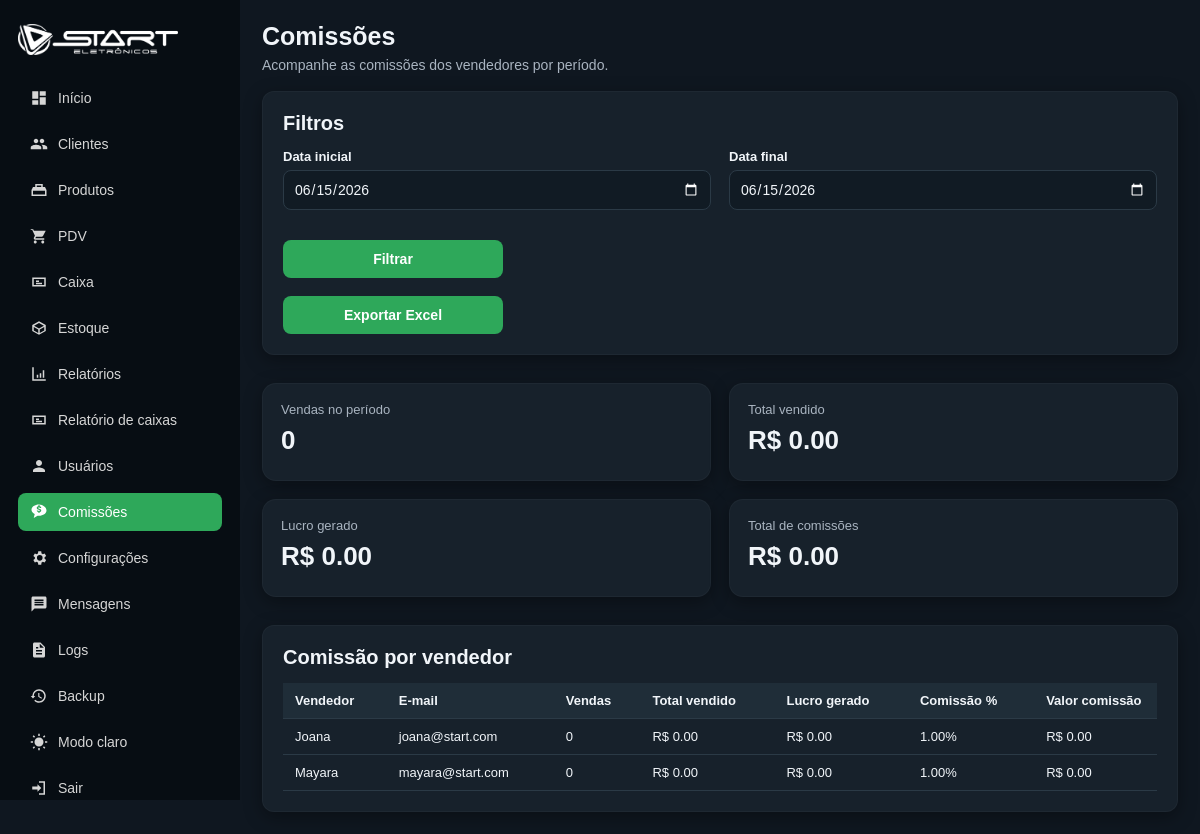
The page /comissoes (signed in) on the database as committed earlier.
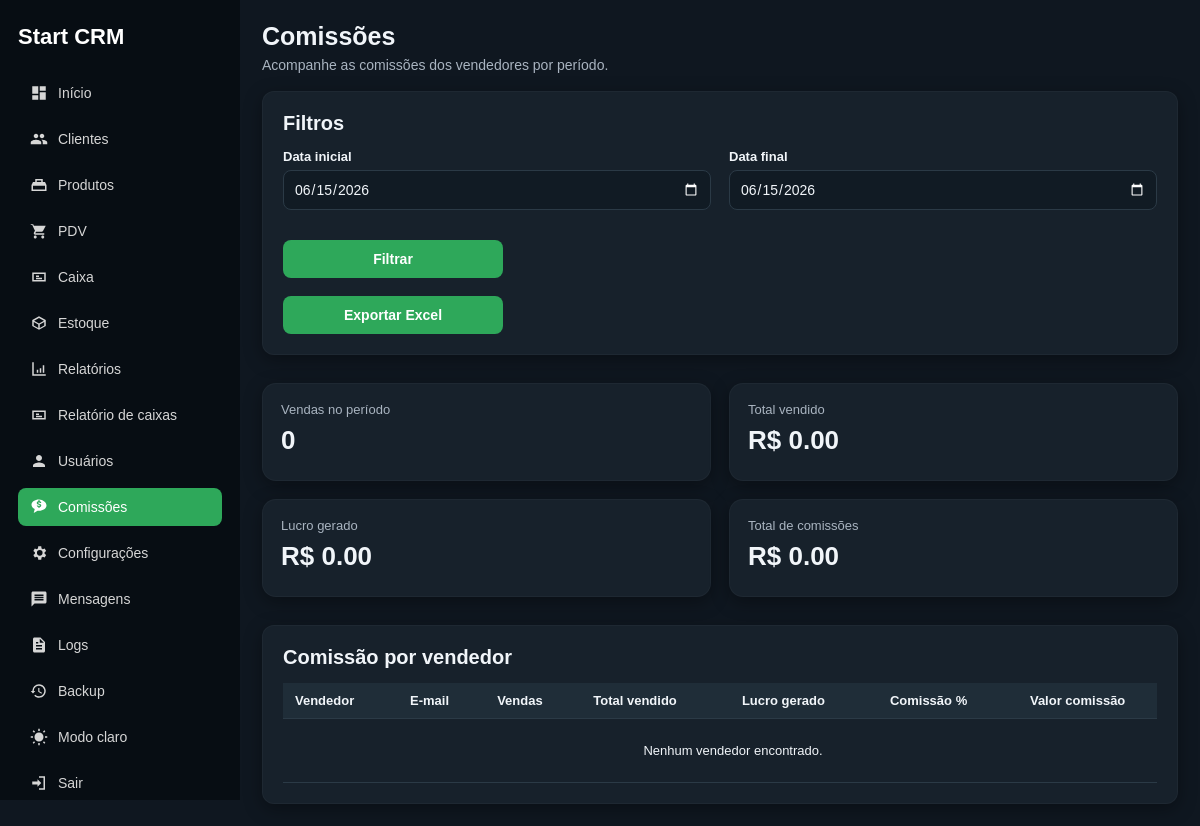
The same page on the database as committed later.
### tables this page shows
CREATE TABLE configuracoes_loja (
            id INTEGER PRIMARY KEY CHECK (id = 1),
            nome_loja TEXT,
            telefone TEXT,
            endereco TEXT,
            cidade TEXT,
            instagram TEXT,
            mensagem_recibo TEXT,
            updated_at TEXT DEFAULT CURRENT_TIMESTAMP
        , logo_path TEXT, login_logo_path TEXT);

CREATE TABLE usuarios (
            id INTEGER PRIMARY KEY AUTOINCREMENT,
            nome TEXT NOT NULL,
            email TEXT NOT NULL UNIQUE,
            senha_hash TEXT NOT NULL,
            ativo INTEGER NOT NULL DEFAULT 1,
            created_at TEXT DEFAULT CURRENT_TIMESTAMP
        , perfil TEXT NOT NULL DEFAULT 'ADMIN', comissao_percentual REAL NOT NULL DEFAULT 0);

### app.py (the view)
@app.route("/comissoes")
@admin_required
def comissoes():
    data_inicio = request.args.get("data_inicio")
    data_fim = request.args.get("data_fim")
    hoje = date.today().isoformat()
    if not data_inicio:
        data_inicio = hoje
    if not data_fim:
        data_fim = hoje
    conn = get_db_connection()
    comissoes_lista = conn.execute("""
        SELECT
            u.id AS vendedor_id,
            u.nome AS vendedor_nome,
            u.email AS vendedor_email,
            u.comissao_percentual,
            COUNT(v.id) AS quantidade_vendas,
            COALESCE(SUM(v.valor_total), 0) AS total_vendido,
            COALESCE(SUM(v.lucro_total), 0) AS lucro_total,
            COALESCE(
                SUM(v.valor_total * (u.comissao_percentual / 100.0)),
                0
            ) AS valor_comissao
        FROM usuarios u
        LEFT JOIN vendas v
            ON v.vendedor_id = u.id
            AND date(v.data_venda) BETWEEN date(?) AND date(?)
            AND v.status = 'CONCLUIDA'
        WHERE u.perfil = 'VENDEDOR'
          AND u.ativo = 1
        GROUP BY u.id
        ORDER BY total_vendido DESC, u.nome ASC
    """, (data_inicio, data_fim)).fetchall()
    resumo = conn.execute("""
        SELECT
            COALESCE(SUM(v.valor_total), 0) AS total_vendido,
            COALESCE(SUM(v.lucro_total), 0) AS lucro_total,
            COUNT(v.id) AS quantidade_vendas
        FROM vendas v
        WHERE date(v.data_venda) BETWEEN date(?) AND date(?)
          AND v.status = 'CONCLUIDA'
          AND v.vendedor_id IS NOT NULL
    """, (data_inicio, data_fim)).fetchone()
    total_comissoes = 0
    for item in comissoes_lista:
        total_comissoes += item["valor_comissao"]
    conn.close()
    return render_template(
        "comissoes.html",
        comissoes=comissoes_lista,
        resumo=resumo,
        total_comissoes=total_comissoes,
        data_inicio=data_inicio,
        data_fim=data_fim,
        usuario=usuario_logado()
    )

### app.py (called while the page is built)
@app.context_processor
def inject_configuracoes():
    try:
        return {
            "config_loja": obter_configuracoes_loja()
        }
    except Exception:
        return {
            "config_loja": None
        }

def get_db_connection():
    conn = sqlite3.connect(DATABASE)
    conn.row_factory = sqlite3.Row
    return conn

def admin_required(func):
    @wraps(func)
    def wrapper(*args, **kwargs):
        if "usuario_id" not in session:
            return redirect(url_for("login"))
        if session.get("usuario_perfil") != "ADMIN":
            flash("Você não tem permissão para acessar esta área.")
            return redirect(url_for("vendas"))
        return func(*args, **kwargs)
    return wrapper

def usuario_logado():
    if "usuario_id" not in session:
        return None
    return {
        "id": session.get("usuario_id"),
        "nome": session.get("usuario_nome"),
        "perfil": session.get("usuario_perfil")
    }

### templates/comissoes.html (shortened to what the changed rows need)
<!DOCTYPE html>
<html lang="pt-BR" data-theme="{{ session.get('tema', 'dark') }}">
<head>
    <link rel="stylesheet" href="{{ url_for('static', filename='css/style.css') }}">
</head>
<body>
    <div class="app-layout">
        {% include 'partials/sidebar.html' %}
        <main class="main-content">
            <header class="topbar">
                <div>
                    <h1>Comissões</h1>
                </div>
            </header>
            <section class="panel">
                <h2>Filtros</h2>
            </section>
            <section class="panel margin-top">
                <h2>Comissão por vendedor</h2>
                <div class="table-wrapper">
                    <table>
                        <thead>
                            <tr>
                                <th>Vendedor</th>
                                <th>E-mail</th>
                                <th>Vendas</th>
                                <th>Total vendido</th>
                                <th>Lucro gerado</th>
                                <th>Comissão %</th>
                                <th>Valor comissão</th>
                            </tr>
                        </thead>
                        <tbody>
                            {% for item in comissoes %}
                                <tr>
                                    <td>{{ item.vendedor_nome }}</td>
                                    <td>{{ item.vendedor_email }}</td>
                                    <td>{{ item.quantidade_vendas }}</td>
                                    <td>R$ {{ "%.2f"|format(item.total_vendido) }}</td>
                                    <td>R$ {{ "%.2f"|format(item.lucro_total) }}</td>
                                    <td>{{ "%.2f"|format(item.comissao_percentual) }}%</td>
                                    <td>R$ {{ "%.2f"|format(item.valor_comissao) }}</td>
                                </tr>
                            {% else %}
                                <tr>
                                    <td colspan="7" class="empty-state">
                                        Nenhum vendedor encontrado.
                                    </td>
                                </tr>
                            {% endfor %}
                        </tbody>
                    </table>
                </div>
            </section>
        </main>
    </div>
</body>
</html>

### templates/partials/sidebar.html (shortened to what the changed rows need)
<aside class="sidebar">
    <div class="sidebar-brand">
        {% if config_loja and config_loja.logo_path %}
            <img
                src="{{ url_for('static', filename=config_loja.logo_path) }}"
                alt="{{ config_loja.nome_loja or 'Start CRM' }}"
            >
        {% else %}
            <h2>{{ config_loja.nome_loja if config_loja else 'Start CRM' }}</h2>
        {% endif %}
    </div>
</aside>

Rows that differ between the two databases and show on the page:
removed configuracoes_loja: logo_path (picture)
removed usuarios: vendedor_nome "Joana", vendedor_email "joana@start.com", quantidade_vendas "0", total_vendido "0.00", lucro_total "0.00", comissao_percentual "1.00", valor_comissao "0.00"
removed usuarios: vendedor_nome "Mayara", vendedor_email "mayara@start.com", quantidade_vendas "0", total_vendido "0.00", lucro_total "0.00", comissao_percentual "1.00", valor_comissao "0.00"
Other text that changed with them:
{{ config_loja.nome_loja if config_loja else 'Start CRM' }}: (not shown) → "Start CRM"
text now shown: "Nenhum vendedor encontrado."
